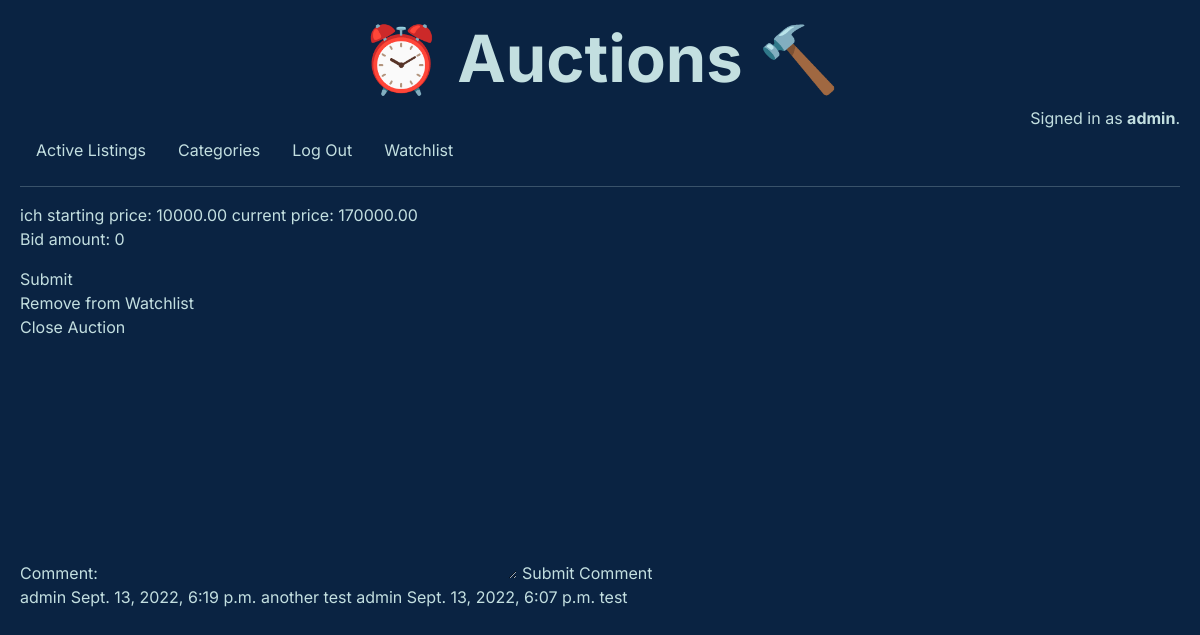
The app's page /auction/2 (signed in) with its own data.
### auctions/models.py (models this page shows, shortened)
class User(AbstractUser):
    pass

class Listing(models.Model):
    item_name = models.CharField(max_length=128)
    item_description = models.TextField()
    starting_price = models.DecimalField(decimal_places=2, max_digits=8, validators=[MinValueValidator(0.01)])
    image = models.ImageField(upload_to="", blank=True, default="noimage.svg.png")
    image_url = models.URLField(blank=True)
    category = models.ForeignKey(Category, on_delete=models.CASCADE, related_name="listings")
    user = models.ForeignKey(User, on_delete=models.CASCADE, related_name="listings")
    active = models.BooleanField(default=True)

class Bid(models.Model):
    bid_amount = models.DecimalField(decimal_places=2, max_digits=8, validators=[MinValueValidator(0.01)], default=0)
    user = models.ForeignKey(User, on_delete=models.CASCADE, related_name="bids")
    auction = models.ForeignKey(Listing, on_delete=models.CASCADE, related_name="bids")

class Comment(models.Model):
    comment = models.TextField()
    date = models.DateTimeField(auto_now_add=True)
    user = models.ForeignKey(User, on_delete=models.CASCADE, related_name="comments")
    auction = models.ForeignKey(Listing, on_delete=models.CASCADE, related_name="comments")

### auctions/views.py (the view)
# urls.py: path("auction/<str:pk>", views.auction_view, name="auction"),
def auction_view(request, pk):
    try:
        auction = Listing.objects.get(pk=pk)
    except:
        return render(request, "auctions/no_auction.html")
    if Bid.objects.filter(auction=auction).exists() == False:
        highest_bid = 0
    else:
        highest_bid = Bid.objects.filter(auction=auction).latest("bid_amount")
    watch_exists = (
        Watchlist.objects.all()
        .filter(auction=auction)
        .filter(user=request.user)
        .exists()
    )
    all_comments = Comment.objects.all().filter(auction=auction).order_by("-date")
    return render(
        request,
        "auctions/auction.html",
        {
            "auction": auction,
            "pk": pk,
            "bidform": BidForm(),
            "highest_bid": highest_bid,
            "exists": watch_exists,
            "commentform": CommentForm(),
            "all_comments": all_comments,
        },
    )

### auctions/views.py
class BidForm(ModelForm):
    class Meta:
        model = Bid
        fields = ["bid_amount"]

class CommentForm(ModelForm):
    class Meta:
        model = Comment
        fields = ["comment"]
        widgets = {"comment": Textarea(attrs={"class": "comment-field"})}

### auctions/templates/auctions/auction.html (shortened to what this page needs)
{% extends "auctions/layout.html" %}
{% block body %}
{{ auction.item_name }}
starting price: {{ auction.starting_price }} current price: {{ highest_bid.bid_amount }}
<form action="{% url 'make_bid' auction.pk %}" method="POST">
  {% csrf_token %} {{ bidform.as_p }}
  <input type="submit" />
</form>
<form method="POST" action="{% url 'e_watchlist' auction.pk %}">
  {% csrf_token %} {% if exists %}
  <input type="submit" value="Remove from Watchlist" />
  {% else %}
  <input type="submit" value="Add to Watchlist" />
  {% endif %}
</form>
{% if request.user == auction.user and auction.active == True %}
<form method="POST" action="{% url 'close' auction.pk %}"> {% csrf_token %}
  <input type="submit" value="Close Auction" />
</form>
{% endif %}
<form method="POST" action="{% url 'comment' auction.pk %}">
    {{ commentform }}
    <input type="submit" value="Submit Comment">
</form>
{% for comment in all_comments %}
{{ comment.user }} {{ comment.date }}
{{ comment.comment }}
{% endfor %}
{% endblock %}

### auctions/templates/auctions/layout.html (shortened to what this page needs)
{% load static %}
<!DOCTYPE html>
<html lang="en">
    <head>
        <link href="https://cdn.jsdelivr.net/npm/bootstrap@5.2.1/dist/css/bootstrap.min.css" rel="stylesheet">
        <link href="{% static 'auctions/styles.css' %}" rel="stylesheet">
    </head>
    <body>
        <h1>⏰ Auctions 🔨</h1>
        <div class="signed-text">
            {% if user.is_authenticated %}
                Signed in as <strong>{{ user.username }}</strong>.
            {% else %}
                Not signed in.
            {% endif %}
        </div>
        <ul class="nav">
            <li class="nav-item">
                <a class="nav-link" href="{% url 'index' %}">Active Listings</a>
            </li>
            <li class="nav-item">
                <a class="nav-link" href="{% url 'categories' %}">Categories</a>
            </li>
            {% if user.is_authenticated %}
                <li class="nav-item">
                    <a class="nav-link" href="{% url 'logout' %}">Log Out</a>
                </li>
                <li class="nav-item">
                    <a class="nav-link" href="{% url 'watchlist' %}">Watchlist</a>
                </li>
            {% endif %}
        </ul>
        <hr>
        {% block body %}
        {% endblock %}
    </body>
</html>

### auctions/static/auctions/styles.css (style rules this page uses)
*:where(:not(html, iframe, canvas, img, svg, video, audio):not(svg *, symbol *)) { all: unset; display: revert; }
*, *::before, *::after { box-sizing: border-box; }
a, button { cursor: revert; }
ol, ul, menu { list-style: none; }
input, textarea { -webkit-user-select: auto; }
textarea { white-space: revert; }
::placeholder { color: unset; }
:root { --general-font: "Inter", sans-serif; --title-size: 65px; --font-color: #c3dfe0; }
body { padding: 20px; font-family: var(--general-font); color: var(--font-color); background-color: #0a2342; }
h1 { font-size: var(--title-size); font-weight: 700; text-align: center; }
.nav-link { color: var(--font-color); text-decoration: none; }
.signed-text { text-align: right; }

### records on screen
User: username "admin"
Listing: item_name "ich", starting_price "10000.00"
Bid: bid_amount "170000.00"
Comment: user "admin", date "Sept. 13, 2022, 6:19 p.m.", comment "another test"
Comment: user "admin", date "Sept. 13, 2022, 6:07 p.m.", comment "test"
